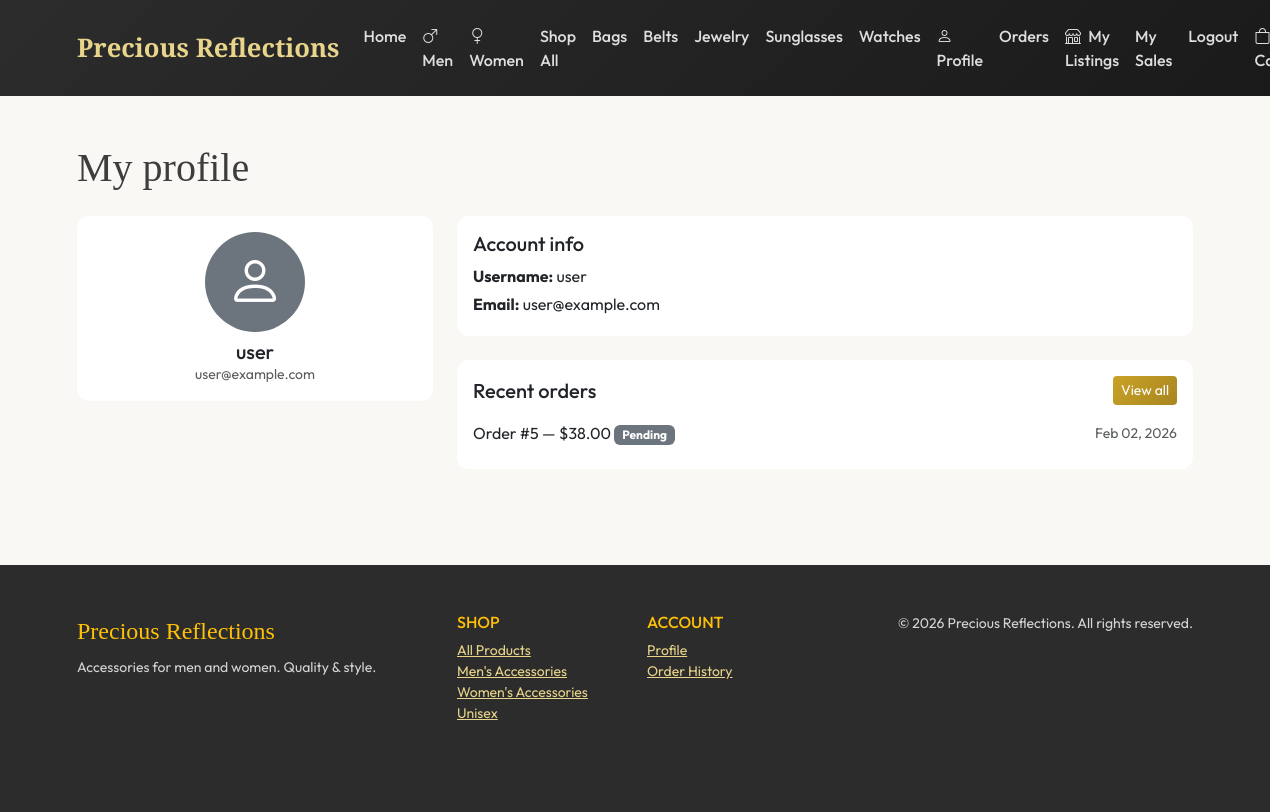
Page /accounts/profile/ (signed in) on the committed database.
### store/models.py (models this page shows, shortened)
class Category(models.Model):
    name = models.CharField(max_length=100)
    slug = models.SlugField(unique=True, max_length=100)
    description = models.TextField(blank=True)
    image = models.ImageField(upload_to='categories/', blank=True, null=True)
    created_at = models.DateTimeField(auto_now_add=True)
    class Meta:
        verbose_name_plural = 'Categories'
        ordering = ['name']

class Order(models.Model):
    STATUS_CHOICES = [
        ('P', 'Pending'),
        ('C', 'Confirmed'),
        ('S', 'Shipped'),
        ('D', 'Delivered'),
        ('X', 'Cancelled'),
    ]
    user = models.ForeignKey(settings.AUTH_USER_MODEL, on_delete=models.CASCADE, related_name='orders', null=True, blank=True)
    email = models.EmailField()
    first_name = models.CharField(max_length=100)
    last_name = models.CharField(max_length=100)
    address = models.CharField(max_length=255)
    city = models.CharField(max_length=100)
    postal_code = models.CharField(max_length=20)
    country = models.CharField(max_length=100)
    phone = models.CharField(max_length=30, blank=True)
    status = models.CharField(max_length=1, choices=STATUS_CHOICES, default='P')
    total = models.DecimalField(max_digits=10, decimal_places=2, default=0)
    created_at = models.DateTimeField(auto_now_add=True)
    updated_at = models.DateTimeField(auto_now=True)
    class Meta:
        ordering = ['-created_at']

### accounts/views.py (the view)
# urls.py: path('profile/', views.profile_view, name='profile'),
@login_required
def profile_view(request):
    profile, _ = UserProfile.objects.get_or_create(user=request.user)
    orders = request.user.orders.all()[:20]
    return render(request, 'accounts/profile.html', {'profile': profile, 'orders': orders})

### store/context_processors.py (called while the page is built)
def cart_count(request):
    count = 0
    if request.session.get('cart'):
        for item in request.session['cart'].values():
            count += item.get('quantity', 0)
    return {'cart_count': count}

def categories_nav(request):
    from .models import Category
    categories = Category.objects.all()[:10]
    return {'nav_categories': categories}

### templates/accounts/profile.html (shortened to what this page needs)
{% extends 'base.html' %}
{% load static %}
{% block content %}
<div class="container py-4">
  <h1 class="font-serif mb-4">My profile</h1>
  <div class="row">
    <div class="col-md-4 mb-4">
      <div class="card">
        <div class="card-body text-center">
          {% if profile.avatar %}
          <img src="{{ profile.avatar.url }}" alt="Avatar" class="rounded-circle mb-2" style="width: 100px; height: 100px; object-fit: cover;">
          {% else %}
          <div class="rounded-circle bg-secondary d-inline-flex align-items-center justify-content-center text-white mb-2" style="width: 100px; height: 100px;"><i class="bi bi-person display-4"></i></div>
          {% endif %}
          <h5 class="mb-0">{{ user.get_full_name|default:user.username }}</h5>
          <p class="text-muted small mb-0">{{ user.email|default:user.username }}</p>
        </div>
      </div>
    </div>
    <div class="col-md-8">
      <div class="card mb-4">
        <div class="card-body">
          <h5 class="card-title">Account info</h5>
          <p class="mb-1"><strong>Username:</strong> {{ user.username }}</p>
          {% if user.email %}<p class="mb-1"><strong>Email:</strong> {{ user.email }}</p>{% endif %}
        </div>
      </div>
      <div class="card">
        <div class="card-body">
          <h5 class="card-title d-flex justify-content-between align-items-center">
            Recent orders
            <a href="{% url 'accounts:order_history' %}" class="btn btn-gold btn-sm">View all</a>
          </h5>
          <ul class="list-group list-group-flush">
            {% for order in orders %}
            <li class="list-group-item d-flex justify-content-between align-items-center px-0">
              <span>Order #{{ order.id }} — ${{ order.total }} <span class="badge bg-secondary">{{ order.get_status_display }}</span></span>
              <span class="text-muted small">{{ order.created_at|date:"M d, Y" }}</span>
            </li>
            {% empty %}
            <li class="list-group-item text-muted px-0">No orders yet.</li>
            {% endfor %}
          </ul>
        </div>
      </div>
    </div>
  </div>
</div>
{% endblock %}

### templates/base.html (shortened to what this page needs)
{% load static %}
<!DOCTYPE html>
<html lang="en">
<head>
  <link href="https://cdn.jsdelivr.net/npm/bootstrap@5.3.2/dist/css/bootstrap.min.css" rel="stylesheet">
  <link rel="stylesheet" href="https://cdn.jsdelivr.net/npm/bootstrap-icons@1.11.1/font/bootstrap-icons.css">
</head>
<body>
  <nav class="navbar navbar-expand-lg navbar-dark py-3">
    <div class="container">
      <a class="navbar-brand" href="{% url 'store:home' %}">Precious Reflections</a>
      <div class="collapse navbar-collapse" id="nav">
        <ul class="navbar-nav me-auto">
          <li class="nav-item"><a class="nav-link" href="{% url 'store:home' %}">Home</a></li>
          <li class="nav-item"><a class="nav-link" href="{% url 'store:shop_men' %}"><i class="bi bi-gender-male me-1"></i> Men</a></li>
          <li class="nav-item"><a class="nav-link" href="{% url 'store:shop_women' %}"><i class="bi bi-gender-female me-1"></i> Women</a></li>
          <li class="nav-item"><a class="nav-link" href="{% url 'store:shop' %}">Shop All</a></li>
          {% for cat in nav_categories %}
          <li class="nav-item"><a class="nav-link" href="{% url 'store:shop' %}?category={{ cat.slug }}">{{ cat.name }}</a></li>
          {% endfor %}
        </ul>
        <ul class="navbar-nav">
          {% if user.is_authenticated %}
            <li class="nav-item"><a class="nav-link" href="{% url 'accounts:profile' %}"><i class="bi bi-person"></i> Profile</a></li>
            <li class="nav-item"><a class="nav-link" href="{% url 'accounts:order_history' %}">Orders</a></li>
            <li class="nav-item"><a class="nav-link" href="{% url 'store:my_listings' %}"><i class="bi bi-shop me-1"></i> My Listings</a></li>
            <li class="nav-item"><a class="nav-link" href="{% url 'store:my_sales' %}">My Sales</a></li>
            <li class="nav-item"><a class="nav-link" href="{% url 'accounts:logout' %}">Logout</a></li>
          {% else %}
            <li class="nav-item"><a class="nav-link" href="{% url 'accounts:login' %}">Login</a></li>
            <li class="nav-item"><a class="nav-link" href="{% url 'accounts:register' %}">Register</a></li>
          {% endif %}
          <li class="nav-item">
            <a class="nav-link position-relative" href="{% url 'store:cart' %}" {% if not user.is_authenticated %}title="Log in to add to cart and buy"{% endif %}>
              <i class="bi bi-bag"></i> Cart
            </a>
          </li>
        </ul>
      </div>
    </div>
  </nav>
  <main class="py-4">
    {% block content %}{% endblock %}
  </main>
  <footer class="py-5 mt-5">
    <div class="container">
      <div class="row">
        <div class="col-md-4 mb-4">
          <span class="font-serif fs-4 text-warning">Precious Reflections</span>
          <p class="mt-2 small">Accessories for men and women. Quality & style.</p>
        </div>
        <div class="col-md-2 mb-4">
          <h6 class="text-uppercase text-warning">Shop</h6>
          <ul class="list-unstyled small">
            <li><a href="{% url 'store:shop' %}">All Products</a></li>
            <li><a href="{% url 'store:shop_men' %}">Men's Accessories</a></li>
            <li><a href="{% url 'store:shop_women' %}">Women's Accessories</a></li>
            <li><a href="{% url 'store:shop' %}?gender=U">Unisex</a></li>
          </ul>
        </div>
        <div class="col-md-2 mb-4">
          <h6 class="text-uppercase text-warning">Account</h6>
          <ul class="list-unstyled small">
            {% if user.is_authenticated %}
            <li><a href="{% url 'accounts:profile' %}">Profile</a></li>
            <li><a href="{% url 'accounts:order_history' %}">Order History</a></li>
            {% else %}
            <li><a href="{% url 'accounts:login' %}">Login</a></li>
            <li><a href="{% url 'accounts:register' %}">Register</a></li>
            {% endif %}
          </ul>
        </div>
        <div class="col-md-4 mb-4 text-md-end small">
          &copy; {% now "Y" %} Precious Reflections. All rights reserved.
        </div>
      </div>
    </div>
  </footer>
</body>
</html>

### templates/base.html (style rules this page uses)
:root { --gold: #c9a227; --gold-light: #e8d48b; --charcoal: #2c2c2c; --cream: #faf8f5; --text: #3d3d3d; }
body { font-family: 'Outfit', sans-serif; background: var(--cream); color: var(--text); }
.font-serif { font-family: 'Cormorant Garamond', serif; }
.navbar { background: linear-gradient(135deg, var(--charcoal) 0%, #1a1a1a 100%) !important; }
.navbar-brand { font-family: 'Cormorant Garamond', serif; font-size: 1.6rem; font-weight: 600; color: var(--gold-light) !important; }
.nav-link { color: rgba(255,255,255,.85) !important; font-weight: 500; }
.btn-gold { background: linear-gradient(135deg, var(--gold), #a88620); color: #fff; border: none; }
.card { border: none; border-radius: 12px; overflow: hidden; transition: transform .2s, box-shadow .2s; }
footer { background: var(--charcoal); color: rgba(255,255,255,.8); }
footer a { color: var(--gold-light); }

### rows in the picture
Category: name "Bags"
Category: name "Belts"
Category: name "Jewelry"
Category: name "Sunglasses"
Category: name "Watches"
Order: id "5", total "38.00", status "Pending", created_at "Feb 02, 2026"

### other values in the picture
{{ user.get_full_name|default:user.username }} "user"
{{ user.email|default:user.username }} "user@example.com"
{{ user.username }} "user"
{{ user.email }} "user@example.com"
